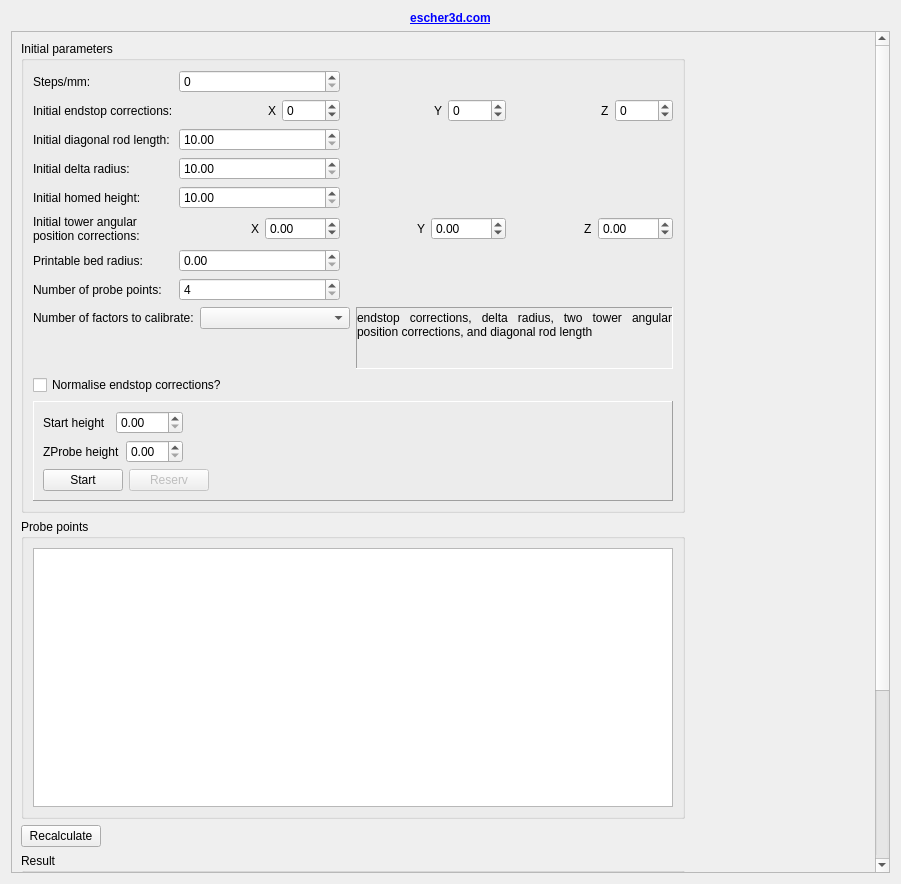
<?xml version="1.0" encoding="UTF-8"?>
<ui version="4.0">
 <class>escher3d_wnd</class>
 <widget class="QWidget" name="escher3d_wnd">
  <property name="geometry">
   <rect>
    <x>0</x>
    <y>0</y>
    <width>901</width>
    <height>884</height>
   </rect>
  </property>
  <property name="sizePolicy">
   <sizepolicy hsizetype="Preferred" vsizetype="Preferred">
    <horstretch>0</horstretch>
    <verstretch>0</verstretch>
   </sizepolicy>
  </property>
  <property name="windowTitle">
   <string>Form</string>
  </property>
  <layout class="QVBoxLayout" name="verticalLayout_6">
   <item>
    <widget class="QLabel" name="label_3">
     <property name="text">
      <string>&lt;a href=&quot;http://escher3d.com/pages/wizards/wizarddelta.php&quot;&gt;&lt;b&gt;escher3d.com&lt;/b&gt;&lt;/a&gt;</string>
     </property>
     <property name="textFormat">
      <enum>Qt::RichText</enum>
     </property>
     <property name="alignment">
      <set>Qt::AlignCenter</set>
     </property>
     <property name="openExternalLinks">
      <bool>true</bool>
     </property>
     <property name="textInteractionFlags">
      <set>Qt::LinksAccessibleByMouse</set>
     </property>
    </widget>
   </item>
   <item>
    <widget class="QScrollArea" name="scrollArea">
     <property name="widgetResizable">
      <bool>true</bool>
     </property>
     <widget class="QWidget" name="scrollAreaWidgetContents">
      <property name="geometry">
       <rect>
        <x>0</x>
        <y>-199</y>
        <width>867</width>
        <height>1095</height>
       </rect>
      </property>
      <layout class="QHBoxLayout" name="horizontalLayout_3">
       <item>
        <layout class="QVBoxLayout" name="verticalLayout_4">
         <item>
          <widget class="QGroupBox" name="groupBox">
           <property name="sizePolicy">
            <sizepolicy hsizetype="Minimum" vsizetype="Fixed">
             <horstretch>0</horstretch>
             <verstretch>0</verstretch>
            </sizepolicy>
           </property>
           <property name="minimumSize">
            <size>
             <width>0</width>
             <height>330</height>
            </size>
           </property>
           <property name="title">
            <string>Initial parameters</string>
           </property>
           <property name="flat">
            <bool>false</bool>
           </property>
           <layout class="QVBoxLayout" name="verticalLayout_8">
            <item>
             <layout class="QGridLayout" name="gridLayout">
              <item row="3" column="1">
               <widget class="QDoubleSpinBox" name="oldrodlength">
                <property name="minimum">
                 <double>10.000000000000000</double>
                </property>
                <property name="maximum">
                 <double>1000.000000000000000</double>
                </property>
               </widget>
              </item>
              <item row="0" column="0">
               <widget class="QLabel" name="label">
                <property name="text">
                 <string>Steps/mm:</string>
                </property>
               </widget>
              </item>
              <item row="8" column="1">
               <widget class="QSpinBox" name="numPoints">
                <property name="minimum">
                 <number>4</number>
                </property>
                <property name="maximum">
                 <number>10</number>
                </property>
               </widget>
              </item>
              <item row="8" column="0">
               <widget class="QLabel" name="label_17">
                <property name="text">
                 <string>Number of probe points:</string>
                </property>
               </widget>
              </item>
              <item row="5" column="1">
               <widget class="QDoubleSpinBox" name="oldhomedheight">
                <property name="minimum">
                 <double>10.000000000000000</double>
                </property>
                <property name="maximum">
                 <double>1000.000000000000000</double>
                </property>
               </widget>
              </item>
              <item row="3" column="0">
               <widget class="QLabel" name="label_9">
                <property name="text">
                 <string>Initial diagonal rod length:</string>
                </property>
                <property name="openExternalLinks">
                 <bool>false</bool>
                </property>
               </widget>
              </item>
              <item row="4" column="0">
               <widget class="QLabel" name="label_11">
                <property name="text">
                 <string>Initial delta radius:</string>
                </property>
               </widget>
              </item>
              <item row="7" column="1">
               <widget class="QDoubleSpinBox" name="bedradius">
                <property name="maximum">
                 <double>1000.000000000000000</double>
                </property>
               </widget>
              </item>
              <item row="4" column="1">
               <widget class="QDoubleSpinBox" name="oldradius">
                <property name="minimum">
                 <double>10.000000000000000</double>
                </property>
                <property name="maximum">
                 <double>1000.000000000000000</double>
                </property>
               </widget>
              </item>
              <item row="6" column="2">
               <layout class="QHBoxLayout" name="horizontalLayout_6">
                <item>
                 <spacer name="horizontalSpacer_8">
                  <property name="orientation">
                   <enum>Qt::Horizontal</enum>
                  </property>
                  <property name="sizeHint" stdset="0">
                   <size>
                    <width>40</width>
                    <height>20</height>
                   </size>
                  </property>
                 </spacer>
                </item>
                <item>
                 <widget class="QLabel" name="label_14">
                  <property name="sizePolicy">
                   <sizepolicy hsizetype="Preferred" vsizetype="Minimum">
                    <horstretch>0</horstretch>
                    <verstretch>0</verstretch>
                   </sizepolicy>
                  </property>
                  <property name="text">
                   <string>Y</string>
                  </property>
                 </widget>
                </item>
                <item>
                 <widget class="QDoubleSpinBox" name="oldypos">
                  <property name="sizePolicy">
                   <sizepolicy hsizetype="Preferred" vsizetype="Fixed">
                    <horstretch>0</horstretch>
                    <verstretch>0</verstretch>
                   </sizepolicy>
                  </property>
                  <property name="minimum">
                   <double>-1000.000000000000000</double>
                  </property>
                  <property name="maximum">
                   <double>1000.000000000000000</double>
                  </property>
                 </widget>
                </item>
               </layout>
              </item>
              <item row="0" column="1">
               <widget class="QSpinBox" name="stepspermm">
                <property name="maximum">
                 <number>300</number>
                </property>
               </widget>
              </item>
              <item row="1" column="2">
               <layout class="QHBoxLayout" name="horizontalLayout_2">
                <item>
                 <spacer name="horizontalSpacer_5">
                  <property name="orientation">
                   <enum>Qt::Horizontal</enum>
                  </property>
                  <property name="sizeHint" stdset="0">
                   <size>
                    <width>40</width>
                    <height>20</height>
                   </size>
                  </property>
                 </spacer>
                </item>
                <item>
                 <widget class="QLabel" name="label_6">
                  <property name="sizePolicy">
                   <sizepolicy hsizetype="Preferred" vsizetype="Minimum">
                    <horstretch>0</horstretch>
                    <verstretch>0</verstretch>
                   </sizepolicy>
                  </property>
                  <property name="text">
                   <string>Y</string>
                  </property>
                 </widget>
                </item>
                <item>
                 <widget class="QSpinBox" name="oldystop">
                  <property name="sizePolicy">
                   <sizepolicy hsizetype="Preferred" vsizetype="Fixed">
                    <horstretch>0</horstretch>
                    <verstretch>0</verstretch>
                   </sizepolicy>
                  </property>
                  <property name="minimum">
                   <number>-3000</number>
                  </property>
                  <property name="maximum">
                   <number>3000</number>
                  </property>
                 </widget>
                </item>
               </layout>
              </item>
              <item row="5" column="0">
               <widget class="QLabel" name="label_12">
                <property name="text">
                 <string>Initial homed height:</string>
                </property>
               </widget>
              </item>
              <item row="6" column="1">
               <layout class="QHBoxLayout" name="horizontalLayout_4">
                <item>
                 <spacer name="horizontalSpacer_7">
                  <property name="orientation">
                   <enum>Qt::Horizontal</enum>
                  </property>
                  <property name="sizeHint" stdset="0">
                   <size>
                    <width>40</width>
                    <height>20</height>
                   </size>
                  </property>
                 </spacer>
                </item>
                <item>
                 <widget class="QLabel" name="label_8">
                  <property name="sizePolicy">
                   <sizepolicy hsizetype="Preferred" vsizetype="Minimum">
                    <horstretch>0</horstretch>
                    <verstretch>0</verstretch>
                   </sizepolicy>
                  </property>
                  <property name="text">
                   <string>X</string>
                  </property>
                 </widget>
                </item>
                <item>
                 <widget class="QDoubleSpinBox" name="oldxpos">
                  <property name="sizePolicy">
                   <sizepolicy hsizetype="Preferred" vsizetype="Fixed">
                    <horstretch>0</horstretch>
                    <verstretch>0</verstretch>
                   </sizepolicy>
                  </property>
                  <property name="minimum">
                   <double>-1000.000000000000000</double>
                  </property>
                  <property name="maximum">
                   <double>1000.000000000000000</double>
                  </property>
                 </widget>
                </item>
               </layout>
              </item>
              <item row="6" column="3">
               <layout class="QHBoxLayout" name="horizontalLayout_7">
                <item>
                 <spacer name="horizontalSpacer_9">
                  <property name="orientation">
                   <enum>Qt::Horizontal</enum>
                  </property>
                  <property name="sizeHint" stdset="0">
                   <size>
                    <width>40</width>
                    <height>20</height>
                   </size>
                  </property>
                 </spacer>
                </item>
                <item>
                 <widget class="QLabel" name="label_15">
                  <property name="sizePolicy">
                   <sizepolicy hsizetype="Preferred" vsizetype="Minimum">
                    <horstretch>0</horstretch>
                    <verstretch>0</verstretch>
                   </sizepolicy>
                  </property>
                  <property name="text">
                   <string>Z</string>
                  </property>
                 </widget>
                </item>
                <item>
                 <widget class="QDoubleSpinBox" name="oldzpos">
                  <property name="sizePolicy">
                   <sizepolicy hsizetype="Preferred" vsizetype="Fixed">
                    <horstretch>0</horstretch>
                    <verstretch>0</verstretch>
                   </sizepolicy>
                  </property>
                  <property name="minimum">
                   <double>-1000.000000000000000</double>
                  </property>
                  <property name="maximum">
                   <double>1000.000000000000000</double>
                  </property>
                 </widget>
                </item>
               </layout>
              </item>
              <item row="1" column="1">
               <layout class="QHBoxLayout" name="horizontalLayout">
                <item>
                 <spacer name="horizontalSpacer_4">
                  <property name="orientation">
                   <enum>Qt::Horizontal</enum>
                  </property>
                  <property name="sizeHint" stdset="0">
                   <size>
                    <width>40</width>
                    <height>20</height>
                   </size>
                  </property>
                 </spacer>
                </item>
                <item>
                 <widget class="QLabel" name="label_5">
                  <property name="sizePolicy">
                   <sizepolicy hsizetype="Preferred" vsizetype="Minimum">
                    <horstretch>0</horstretch>
                    <verstretch>0</verstretch>
                   </sizepolicy>
                  </property>
                  <property name="text">
                   <string>X</string>
                  </property>
                 </widget>
                </item>
                <item>
                 <widget class="QSpinBox" name="oldxstop">
                  <property name="sizePolicy">
                   <sizepolicy hsizetype="Preferred" vsizetype="Fixed">
                    <horstretch>0</horstretch>
                    <verstretch>0</verstretch>
                   </sizepolicy>
                  </property>
                  <property name="minimum">
                   <number>-3000</number>
                  </property>
                  <property name="maximum">
                   <number>3000</number>
                  </property>
                 </widget>
                </item>
               </layout>
              </item>
              <item row="7" column="0">
               <widget class="QLabel" name="label_16">
                <property name="text">
                 <string>Printable bed radius:</string>
                </property>
               </widget>
              </item>
              <item row="6" column="0">
               <widget class="QLabel" name="label_13">
                <property name="text">
                 <string>Initial tower angular position corrections:</string>
                </property>
                <property name="wordWrap">
                 <bool>true</bool>
                </property>
               </widget>
              </item>
              <item row="1" column="0">
               <widget class="QLabel" name="label_2">
                <property name="text">
                 <string>Initial endstop corrections:</string>
                </property>
               </widget>
              </item>
              <item row="1" column="3">
               <layout class="QHBoxLayout" name="horizontalLayout_5">
                <item>
                 <spacer name="horizontalSpacer_6">
                  <property name="orientation">
                   <enum>Qt::Horizontal</enum>
                  </property>
                  <property name="sizeHint" stdset="0">
                   <size>
                    <width>40</width>
                    <height>20</height>
                   </size>
                  </property>
                 </spacer>
                </item>
                <item>
                 <widget class="QLabel" name="label_10">
                  <property name="sizePolicy">
                   <sizepolicy hsizetype="Preferred" vsizetype="Minimum">
                    <horstretch>0</horstretch>
                    <verstretch>0</verstretch>
                   </sizepolicy>
                  </property>
                  <property name="text">
                   <string>Z</string>
                  </property>
                 </widget>
                </item>
                <item>
                 <widget class="QSpinBox" name="oldzstop">
                  <property name="sizePolicy">
                   <sizepolicy hsizetype="Preferred" vsizetype="Fixed">
                    <horstretch>0</horstretch>
                    <verstretch>0</verstretch>
                   </sizepolicy>
                  </property>
                  <property name="minimum">
                   <number>-3000</number>
                  </property>
                  <property name="maximum">
                   <number>3000</number>
                  </property>
                 </widget>
                </item>
               </layout>
              </item>
             </layout>
            </item>
            <item>
             <layout class="QHBoxLayout" name="horizontalLayout_16">
              <item>
               <layout class="QVBoxLayout" name="verticalLayout">
                <item>
                 <layout class="QHBoxLayout" name="horizontalLayout_11">
                  <item>
                   <widget class="QLabel" name="label_18">
                    <property name="text">
                     <string>Number of factors to calibrate:</string>
                    </property>
                   </widget>
                  </item>
                  <item>
                   <widget class="QComboBox" name="numfactors">
                    <property name="sizePolicy">
                     <sizepolicy hsizetype="Minimum" vsizetype="Fixed">
                      <horstretch>0</horstretch>
                      <verstretch>0</verstretch>
                     </sizepolicy>
                    </property>
                   </widget>
                  </item>
                 </layout>
                </item>
                <item>
                 <spacer name="verticalSpacer">
                  <property name="orientation">
                   <enum>Qt::Vertical</enum>
                  </property>
                  <property name="sizeHint" stdset="0">
                   <size>
                    <width>20</width>
                    <height>40</height>
                   </size>
                  </property>
                 </spacer>
                </item>
               </layout>
              </item>
              <item>
               <widget class="QLabel" name="factorHelp">
                <property name="sizePolicy">
                 <sizepolicy hsizetype="Preferred" vsizetype="Minimum">
                  <horstretch>0</horstretch>
                  <verstretch>0</verstretch>
                 </sizepolicy>
                </property>
                <property name="frameShape">
                 <enum>QFrame::Panel</enum>
                </property>
                <property name="frameShadow">
                 <enum>QFrame::Sunken</enum>
                </property>
                <property name="text">
                 <string>endstop corrections, delta radius, two tower angular position corrections, and diagonal rod length</string>
                </property>
                <property name="scaledContents">
                 <bool>true</bool>
                </property>
                <property name="alignment">
                 <set>Qt::AlignJustify|Qt::AlignTop</set>
                </property>
                <property name="wordWrap">
                 <bool>true</bool>
                </property>
               </widget>
              </item>
             </layout>
            </item>
            <item>
             <widget class="QCheckBox" name="normalise">
              <property name="text">
               <string>Normalise endstop corrections?</string>
              </property>
             </widget>
            </item>
            <item>
             <widget class="QFrame" name="frame">
              <property name="frameShape">
               <enum>QFrame::Panel</enum>
              </property>
              <property name="frameShadow">
               <enum>QFrame::Raised</enum>
              </property>
              <layout class="QVBoxLayout" name="verticalLayout_7">
               <item>
                <layout class="QHBoxLayout" name="horizontalLayout_20">
                 <item>
                  <layout class="QVBoxLayout" name="verticalLayout_5">
                   <item>
                    <layout class="QHBoxLayout" name="horizontalLayout_18">
                     <item>
                      <widget class="QLabel" name="label_21">
                       <property name="text">
                        <string>Start height</string>
                       </property>
                       <property name="wordWrap">
                        <bool>true</bool>
                       </property>
                      </widget>
                     </item>
                     <item>
                      <widget class="QDoubleSpinBox" name="dsbHeight">
                       <property name="maximum">
                        <double>40.000000000000000</double>
                       </property>
                      </widget>
                     </item>
                    </layout>
                   </item>
                   <item>
                    <layout class="QHBoxLayout" name="horizontalLayout_19">
                     <item>
                      <widget class="QLabel" name="label_29">
                       <property name="text">
                        <string>ZProbe height</string>
                       </property>
                       <property name="wordWrap">
                        <bool>true</bool>
                       </property>
                      </widget>
                     </item>
                     <item>
                      <widget class="QDoubleSpinBox" name="dsbProbeHeight"/>
                     </item>
                    </layout>
                   </item>
                  </layout>
                 </item>
                 <item>
                  <spacer name="horizontalSpacer_16">
                   <property name="orientation">
                    <enum>Qt::Horizontal</enum>
                   </property>
                   <property name="sizeHint" stdset="0">
                    <size>
                     <width>40</width>
                     <height>20</height>
                    </size>
                   </property>
                  </spacer>
                 </item>
                </layout>
               </item>
               <item>
                <layout class="QHBoxLayout" name="horizontalLayout_21">
                 <item>
                  <widget class="QPushButton" name="pbStart">
                   <property name="text">
                    <string>Start</string>
                   </property>
                  </widget>
                 </item>
                 <item>
                  <widget class="QPushButton" name="pushButton_4">
                   <property name="enabled">
                    <bool>false</bool>
                   </property>
                   <property name="text">
                    <string>Reserv</string>
                   </property>
                  </widget>
                 </item>
                 <item>
                  <spacer name="horizontalSpacer_17">
                   <property name="orientation">
                    <enum>Qt::Horizontal</enum>
                   </property>
                   <property name="sizeHint" stdset="0">
                    <size>
                     <width>40</width>
                     <height>20</height>
                    </size>
                   </property>
                  </spacer>
                 </item>
                </layout>
               </item>
              </layout>
             </widget>
            </item>
           </layout>
          </widget>
         </item>
         <item>
          <widget class="QGroupBox" name="groupBox_2">
           <property name="sizePolicy">
            <sizepolicy hsizetype="Minimum" vsizetype="Fixed">
             <horstretch>0</horstretch>
             <verstretch>0</verstretch>
            </sizepolicy>
           </property>
           <property name="minimumSize">
            <size>
             <width>0</width>
             <height>300</height>
            </size>
           </property>
           <property name="title">
            <string>Probe points</string>
           </property>
           <layout class="QVBoxLayout" name="verticalLayout_2">
            <item>
             <widget class="QTableView" name="tvPoints">
              <property name="editTriggers">
               <set>QAbstractItemView::NoEditTriggers</set>
              </property>
              <attribute name="horizontalHeaderCascadingSectionResizes">
               <bool>true</bool>
              </attribute>
              <attribute name="verticalHeaderCascadingSectionResizes">
               <bool>false</bool>
              </attribute>
             </widget>
            </item>
           </layout>
          </widget>
         </item>
         <item>
          <layout class="QHBoxLayout" name="horizontalLayout_8">
           <item>
            <widget class="QPushButton" name="pbRecalc">
             <property name="text">
              <string>Recalculate</string>
             </property>
            </widget>
           </item>
           <item>
            <spacer name="horizontalSpacer">
             <property name="orientation">
              <enum>Qt::Horizontal</enum>
             </property>
             <property name="sizeHint" stdset="0">
              <size>
               <width>40</width>
               <height>20</height>
              </size>
             </property>
            </spacer>
           </item>
          </layout>
         </item>
         <item>
          <widget class="QGroupBox" name="groupBox_3">
           <property name="sizePolicy">
            <sizepolicy hsizetype="Minimum" vsizetype="Fixed">
             <horstretch>0</horstretch>
             <verstretch>0</verstretch>
            </sizepolicy>
           </property>
           <property name="minimumSize">
            <size>
             <width>0</width>
             <height>185</height>
            </size>
           </property>
           <property name="title">
            <string>Result</string>
           </property>
           <layout class="QVBoxLayout" name="verticalLayout_3">
            <item>
             <widget class="QLabel" name="result">
              <property name="text">
               <string/>
              </property>
              <property name="wordWrap">
               <bool>true</bool>
              </property>
             </widget>
            </item>
            <item>
             <layout class="QGridLayout" name="gridLayout_2">
              <item row="3" column="0">
               <widget class="QLabel" name="label_26">
                <property name="text">
                 <string>New homed height:</string>
                </property>
               </widget>
              </item>
              <item row="4" column="3">
               <layout class="QHBoxLayout" name="horizontalLayout_15">
                <item>
                 <spacer name="horizontalSpacer_14">
                  <property name="orientation">
                   <enum>Qt::Horizontal</enum>
                  </property>
                  <property name="sizeHint" stdset="0">
                   <size>
                    <width>40</width>
                    <height>20</height>
                   </size>
                  </property>
                 </spacer>
                </item>
                <item>
                 <widget class="QLabel" name="label_28">
                  <property name="text">
                   <string>Y</string>
                  </property>
                 </widget>
                </item>
                <item>
                 <widget class="QLineEdit" name="newypos">
                  <property name="readOnly">
                   <bool>true</bool>
                  </property>
                 </widget>
                </item>
               </layout>
              </item>
              <item row="0" column="1">
               <layout class="QHBoxLayout" name="horizontalLayout_12">
                <item>
                 <spacer name="horizontalSpacer_10">
                  <property name="orientation">
                   <enum>Qt::Horizontal</enum>
                  </property>
                  <property name="sizeHint" stdset="0">
                   <size>
                    <width>40</width>
                    <height>20</height>
                   </size>
                  </property>
                 </spacer>
                </item>
                <item>
                 <widget class="QLabel" name="label_22">
                  <property name="sizePolicy">
                   <sizepolicy hsizetype="Minimum" vsizetype="Preferred">
                    <horstretch>0</horstretch>
                    <verstretch>0</verstretch>
                   </sizepolicy>
                  </property>
                  <property name="text">
                   <string>X</string>
                  </property>
                 </widget>
                </item>
                <item>
                 <widget class="QLineEdit" name="newxstop">
                  <property name="readOnly">
                   <bool>true</bool>
                  </property>
                 </widget>
                </item>
               </layout>
              </item>
              <item row="1" column="0">
               <widget class="QLabel" name="label_24">
                <property name="text">
                 <string>New diagonal rod length:</string>
                </property>
               </widget>
              </item>
              <item row="2" column="0">
               <widget class="QLabel" name="label_25">
                <property name="text">
                 <string>New delta radius:</string>
                </property>
               </widget>
              </item>
              <item row="0" column="3">
               <layout class="QHBoxLayout" name="horizontalLayout_13">
                <item>
                 <spacer name="horizontalSpacer_11">
                  <property name="orientation">
                   <enum>Qt::Horizontal</enum>
                  </property>
                  <property name="sizeHint" stdset="0">
                   <size>
                    <width>40</width>
                    <height>20</height>
                   </size>
                  </property>
                 </spacer>
                </item>
                <item>
                 <widget class="QLabel" name="label_23">
                  <property name="text">
                   <string>Y</string>
                  </property>
                 </widget>
                </item>
                <item>
                 <widget class="QLineEdit" name="newystop">
                  <property name="readOnly">
                   <bool>true</bool>
                  </property>
                 </widget>
                </item>
               </layout>
              </item>
              <item row="4" column="0">
               <widget class="QLabel" name="label_31">
                <property name="text">
                 <string>New tower position angle corrections:</string>
                </property>
                <property name="wordWrap">
                 <bool>true</bool>
                </property>
               </widget>
              </item>
              <item row="0" column="0">
               <widget class="QLabel" name="label_19">
                <property name="text">
                 <string>New endstop corrections:</string>
                </property>
               </widget>
              </item>
              <item row="4" column="1">
               <layout class="QHBoxLayout" name="horizontalLayout_14">
                <item>
                 <spacer name="horizontalSpacer_13">
                  <property name="orientation">
                   <enum>Qt::Horizontal</enum>
                  </property>
                  <property name="sizeHint" stdset="0">
                   <size>
                    <width>40</width>
                    <height>20</height>
                   </size>
                  </property>
                 </spacer>
                </item>
                <item>
                 <widget class="QLabel" name="label_27">
                  <property name="text">
                   <string>X</string>
                  </property>
                 </widget>
                </item>
                <item>
                 <widget class="QLineEdit" name="newxpos">
                  <property name="readOnly">
                   <bool>true</bool>
                  </property>
                 </widget>
                </item>
               </layout>
              </item>
              <item row="0" column="5">
               <layout class="QHBoxLayout" name="horizontalLayout_10">
                <item>
                 <spacer name="horizontalSpacer_12">
                  <property name="orientation">
                   <enum>Qt::Horizontal</enum>
                  </property>
                  <property name="sizeHint" stdset="0">
                   <size>
                    <width>40</width>
                    <height>20</height>
                   </size>
                  </property>
                 </spacer>
                </item>
                <item>
                 <widget class="QLabel" name="label_20">
                  <property name="text">
                   <string>Z</string>
                  </property>
                 </widget>
                </item>
                <item>
                 <widget class="QLineEdit" name="newzstop">
                  <property name="readOnly">
                   <bool>true</bool>
                  </property>
                 </widget>
                </item>
               </layout>
              </item>
              <item row="1" column="1">
               <widget class="QLineEdit" name="newrodlength">
                <property name="readOnly">
                 <bool>true</bool>
                </property>
               </widget>
              </item>
              <item row="2" column="1">
               <widget class="QLineEdit" name="newradius">
                <property name="readOnly">
                 <bool>true</bool>
                </property>
               </widget>
              </item>
              <item row="4" column="5">
               <layout class="QHBoxLayout" name="horizontalLayout_17">
                <item>
                 <spacer name="horizontalSpacer_15">
                  <property name="orientation">
                   <enum>Qt::Horizontal</enum>
                  </property>
                  <property name="sizeHint" stdset="0">
                   <size>
                    <width>40</width>
                    <height>20</height>
                   </size>
                  </property>
                 </spacer>
                </item>
                <item>
                 <widget class="QLabel" name="label_30">
                  <property name="text">
                   <string>Z</string>
                  </property>
                 </widget>
                </item>
                <item>
                 <widget class="QLineEdit" name="newzpos">
                  <property name="readOnly">
                   <bool>true</bool>
                  </property>
                 </widget>
                </item>
               </layout>
              </item>
              <item row="3" column="1">
               <widget class="QLineEdit" name="newhomedheight">
                <property name="readOnly">
                 <bool>true</bool>
                </property>
               </widget>
              </item>
             </layout>
            </item>
           </layout>
          </widget>
         </item>
         <item>
          <layout class="QHBoxLayout" name="horizontalLayout_9">
           <item>
            <widget class="QPushButton" name="copyButton">
             <property name="text">
              <string>Copy to initial parameters</string>
             </property>
            </widget>
           </item>
           <item>
            <spacer name="horizontalSpacer_3">
             <property name="orientation">
              <enum>Qt::Horizontal</enum>
             </property>
             <property name="sizeHint" stdset="0">
              <size>
               <width>40</width>
               <height>20</height>
              </size>
             </property>
            </spacer>
           </item>
          </layout>
         </item>
        </layout>
       </item>
       <item>
        <spacer name="horizontalSpacer_2">
         <property name="orientation">
          <enum>Qt::Horizontal</enum>
         </property>
         <property name="sizeHint" stdset="0">
          <size>
           <width>124</width>
           <height>20</height>
          </size>
         </property>
        </spacer>
       </item>
      </layout>
     </widget>
    </widget>
   </item>
  </layout>
 </widget>
 <resources/>
 <connections/>
</ui>
